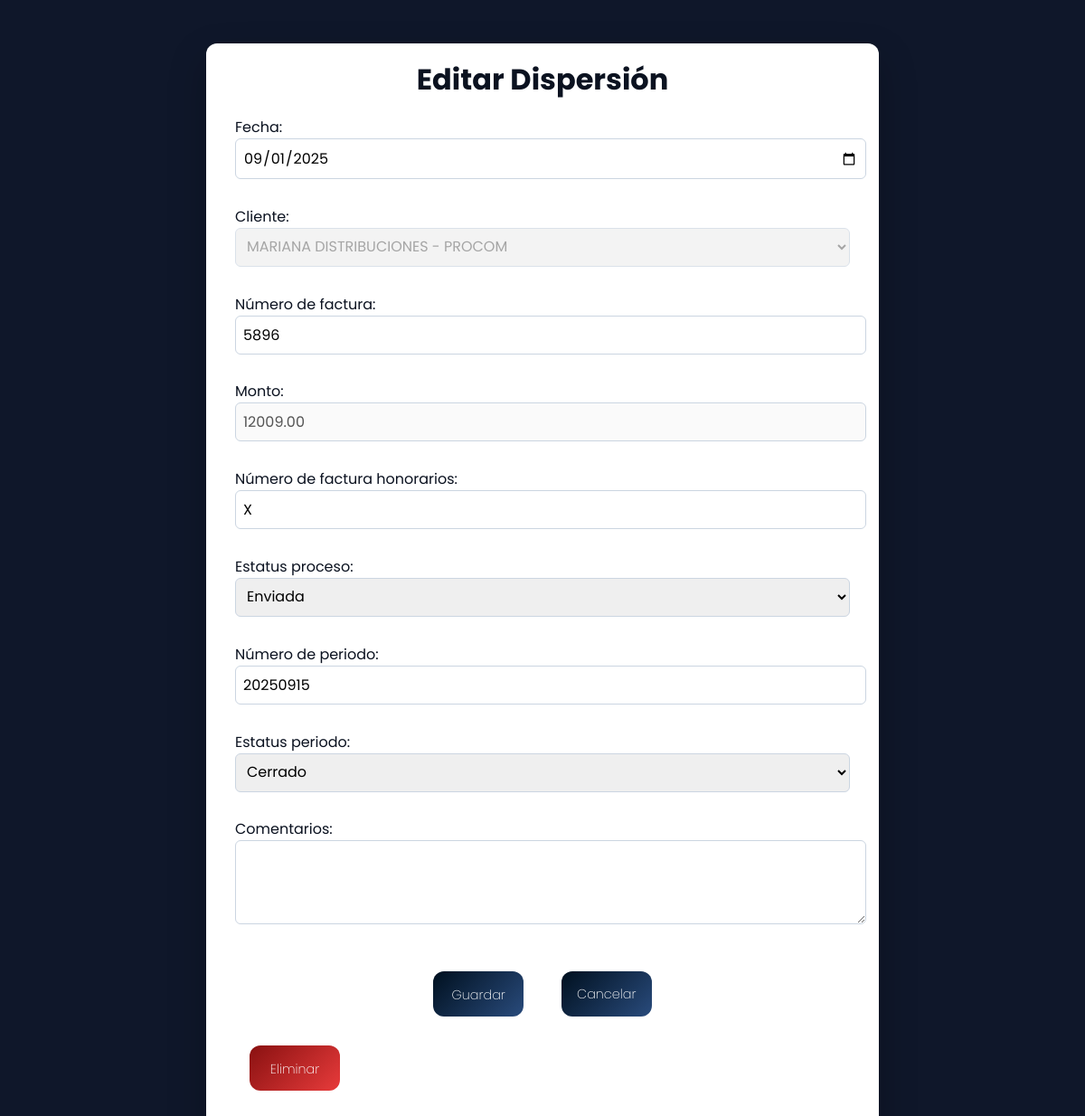
Screenshot of /dispersiones/editar/1309/ (signed in) with the database file from the repository.
### dispersiones/models.py (models this page shows, shortened)
class Dispersion(models.Model):
    fecha = models.DateTimeField(default=timezone.now)
    cliente = models.ForeignKey(Cliente, on_delete=models.CASCADE)
    factura = models.CharField(max_length=100)
    num_factura = models.CharField(max_length=100, blank=True, null=True)
    monto = models.DecimalField(max_digits=12, decimal_places=2)
    comision = models.DecimalField(max_digits=12, decimal_places=2, editable=False)
    num_factura_honorarios = models.CharField(max_length=100, blank=True, null=True)
    total_honorarios = models.DecimalField(max_digits=12, decimal_places=2, editable=False)
    estatus_proceso = models.CharField(max_length=50)
    comentarios = models.TextField(blank=True, null=True)
    num_periodo = models.CharField(max_length=50, blank=True, null=True)
    estatus_periodo = models.CharField(max_length=50)
    estatus_pago = models.CharField(max_length=50, default="Pendiente")
    comision_procom = models.DecimalField(max_digits=5, decimal_places=2, editable=False)
    class Meta:
        permissions = [
            ("actualizar_estatus_dispersion", "Puede actualizar estatus de pago en dispersiones"),
        ]

### dispersiones/views.py (the view)
# urls.py: path('editar/<int:pk>/', views.editar_dispersion, name='dispersiones_editar'),
@permission_required('dispersiones.change_dispersion', raise_exception=True)
def editar_dispersion(request, pk):
    dispersion = get_object_or_404(Dispersion, pk=pk)
    mes_str = request.GET.get('mes')
    anio_str = request.GET.get('anio')
    next_url = f'/dispersiones/listar/?mes={mes_str}&anio={anio_str}'
    mes = int(mes_str or datetime.now().month)
    anio = int(anio_str or datetime.now().year)
    if request.method == 'POST':
        form = DispersionForm(request.POST, instance=dispersion, mes=mes, anio=anio)
        if form.is_valid():
            form.save()
            return redirect(request.POST.get('next', next_url))
    else:
        form = DispersionForm(instance=dispersion)
    return render(request, 'dispersiones/editar.html', {
        'form': form,
        'titulo': 'Editar Dispersión',
        'dispersion': dispersion,
        'next_url': next_url
    })

### clientes/models.py (called while the page is built)
    def __str__(self):
        return f"{self.nombre} - {self.servicio}"

### dispersiones/templates/dispersiones/editar.html (shortened to what this page needs)
<!DOCTYPE html>
<html lang="es">
<head>
</head>
<body>
  <div class="card">
    <h1 class="headline">Editar Dispersión</h1>
    <form method="post">
      {{ form.as_p }}
      <div class="actions">
        <button type="submit" class="btn">Guardar</button>
        <a href="{{ next_url }}" class="btn">Cancelar</a>
      </div>
    </form>
    <form action="{% url 'dispersiones_eliminar' dispersion.id %}" method="post">
      <button type="submit" class="btn_eliminar" onclick="return confirm('¿Estás seguro de eliminar esta dispersión?')">Eliminar</button>
    </form>
  </div>
</body>
</html>

### dispersiones/templates/dispersiones/editar.html (style rules this page uses)
:root { --fuente-principal: 'Poppins', system-ui, -apple-system, Segoe UI, Roboto, sans-serif; }
*, *::before, *::after { font-family: var(--fuente-principal) !important; }
body { min-height: 100vh; display: grid; place-items: start center; background: #0f172a; margin: 0; padding-top: 2rem; }
.card { width: min(680px, 92vw); max-width: 1200px; margin: 1rem; min-height: 80vh; color: #0b1220; background: #ffffff; padding: 2rem; border-radius: 12px; box-shadow: 0 18px 40px rgba(0,0,0,.25); }
h1 { text-align: center; margin-bottom: 1rem; margin-top: -1rem; }
.btn, a.button { height: 50px; width: 100px; margin: 1rem; text-decoration: none; display: inline-block; color: #ffffff; background: linear-gradient(135deg, #00101f 0%, #294b7c 100%); border: none; border-radius: 12px; font-weight: 200; text-align: center; line-height: 50px; font-size: .9rem; box-sizing: border-box; cursor: pointer; transition: 0.3s; }
.btn_eliminar { height: 50px; width: 100px; margin: 1rem; text-decoration: none; display: inline-block; color: #ffffff; background: linear-gradient(135deg, #891111 0%, #e83b3b 100%); border: none; border-radius: 12px; font-weight: 200; text-align: center; line-height: 50px; font-size: .9rem; box-sizing: border-box; cursor: pointer; transition: 0.3s; }
.actions { margin-top:1rem; display:flex; gap:.6rem; justify-content: center; }
input, select, textarea { width: 100%; padding: .5rem; margin-bottom: .8rem; border: 1px solid #cbd5e1; border-radius: 6px; font-size: 1rem; }

### rows the page displays
Dispersion: fecha "09/01/2025", cliente "MARIANA DISTRIBUCIONES - PROCOM", num_factura "5896", monto "12009.00", num_factura_honorarios "X", estatus_proceso "Enviada", num_periodo "20250915", estatus_periodo "Cerrado"
